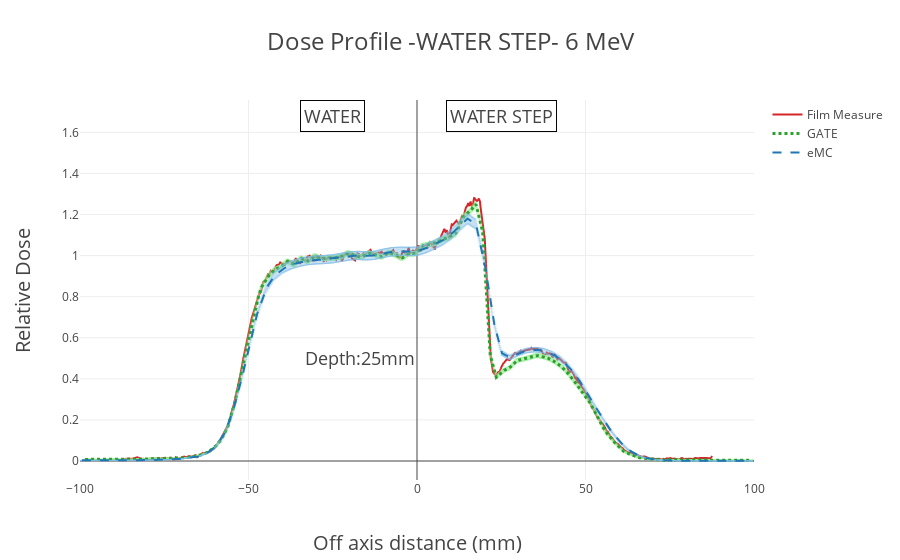

The code cell stored with this chart in its notebook:
### Code cell
data1 = [trace1, trace2, trace3]
fig1= go.Figure(data=data1, layout=layout1)   

py.iplot(fig1, filename=name+'_plot', image='svg')

### Figure 1 — Plotly figure (JSON) as saved in the notebook; plotly's stock layout.template omitted (floating-point values rounded to 4 significant figures; data arrays with more than 128 entries replaced by an {"elided": "..."} marker saying what was removed)
{"data": [{"line": {"color": "rgba(214, 39, 40, 100)"}, "mode": "lines", "name": "Film Measure", "type": "scatter", "x": {"elided": "2000 float values"}, "y": {"elided": "2000 float values"}}, {"error_y": {"array": {"elided": "2000 float values"}, "color": "#9CEF9C", "opacity": 0.5, "thickness": 0.5, "type": "data", "visible": true, "width": 1.5}, "line": {"color": "rgba(44, 160, 44, 100)", "dash": "dot", "width": 3}, "mode": "lines", "name": "GATE", "type": "scatter", "x": {"elided": "2000 float values"}, "y": {"elided": "2000 float values"}}, {"error_y": {"color": "#7CBAE6", "opacity": 0.5, "thickness": 0.5, "type": "percent", "value": 2, "visible": true, "width": 1.5}, "line": {"color": "rgba(31, 119, 180, 100)", "dash": "dash"}, "mode": "lines", "name": "eMC ", "type": "scatter", "x": {"elided": "2000 float values"}, "y": {"elided": "2000 float values"}}], "layout": {"annotations": [{"font": {"size": 18}, "showarrow": false, "text": "Depth:25mm", "x": -17, "xref": "gateX2", "y": 0.5, "yref": "gateY2"}, {"bordercolor": "040404", "borderpad": 3, "borderwidth": 1, "font": {"size": 18}, "showarrow": false, "text": "WATER", "x": -25, "xref": "gateX2", "y": 1.68, "yref": "gateY2"}, {"bordercolor": "040404", "borderpad": 3, "borderwidth": 1, "font": {"size": 18}, "showarrow": false, "text": "WATER STEP", "x": 25, "xref": "gateX2", "y": 1.68, "yref": "gateY2"}], "title": "Dose Profile -WATER STEP- 6 MeV", "titlefont": {"size": 24}, "xaxis": {"range": [-100, 100], "title": "Off axis distance (mm)", "titlefont": {"size": 20}}, "yaxis": {"title": "Relative Dose", "titlefont": {"size": 20}}}}
